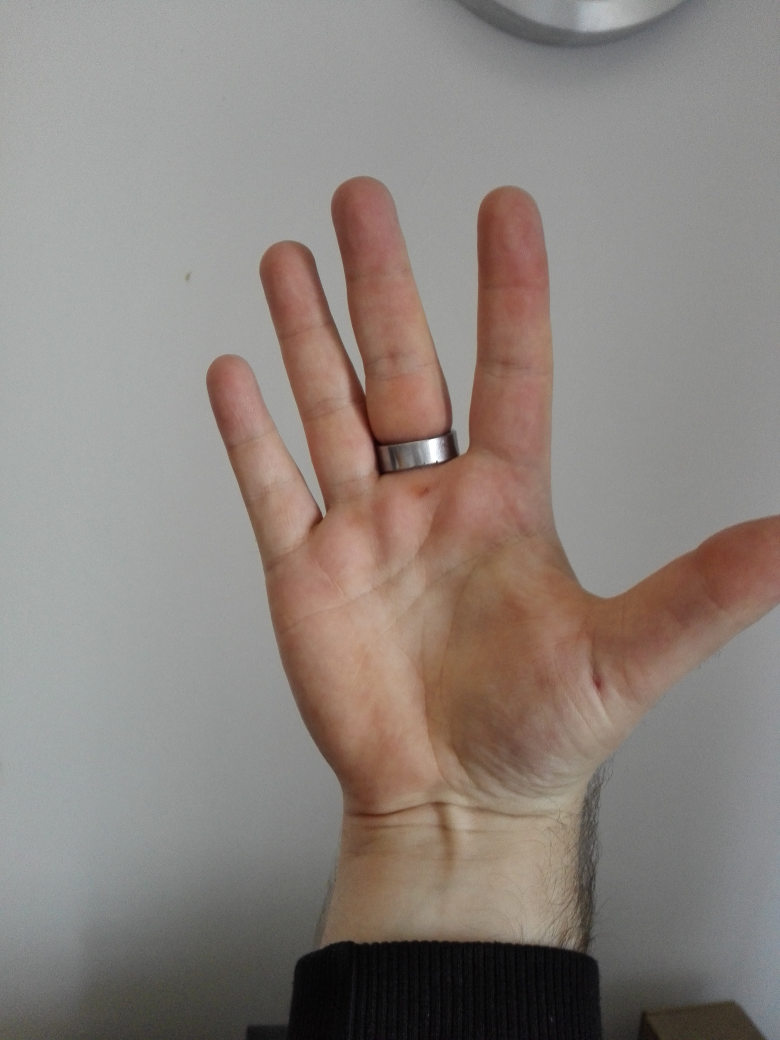
#> input picture IMG_20191029_121135.jpg, 3120 x 4160 px, given in place of the camera (shown at 1/4 size)
$ python finger_detection_app.py
#> lines starting #> are read from the running program, lines starting #| are printed output that depends on the picture
import cv2
import numpy as np
from sklearn.metrics import pairwise
import time

# Paramters
PROGRAM_TITLE = 'Hand Gesture Recognition'
WINDOW_WIDTH = 1400
WINDOW_HEIGHT = 500
CAMERA_PORT = 0  # 0 bei Mac OS X, 1 bei Windows
REGION_X = 0.5
REGION_Y = 0.7
LEARNING_RATE = 0
blur_value = 5
parse_threshold = 2

# FLAGS
FIRST_ITERATION = True

# Text Paramters
font = cv2.FONT_HERSHEY_SIMPLEX
fontScale = 2
fontColor = (0, 0, 255)
lineType = 3

# Camera
camera = cv2.VideoCapture(CAMERA_PORT)

# Window
cv2.namedWindow(PROGRAM_TITLE, cv2.WINDOW_NORMAL)
cv2.resizeWindow(PROGRAM_TITLE, 600, 600)

# Globals
bg_model = None
parsed_img = None


def quit_program():
    """
    This functions closes the program.
    """
    camera.release()
    cv2.destroyAllWindows()


# [14 lines left out: functions capture_background, create_snapshot, not called in this run]


def parse_key_command():
    """
    This function connects expected keys with their actions/functions.
    """
    key = cv2.waitKey(1)
    action = {
        ord('q'): quit_program,
        ord('b'): capture_background,
        ord('s'): create_snapshot
    }
    func = action.get(key, None)
    if func is not None:
        print('Executing action: \''+func.__name__+'\'')
        func()


def crop_img(frame):
    """
    This functions just crops the image.
    """
    height, width, _ = frame.shape
    y = 0
    x = int(REGION_X * width)
    h = int(REGION_Y * height)
    w = width - x
    roi = frame[y:y + h, x:x + w]
    return roi


# [107 lines left out: functions remove_background, parse_img, draw_convex_hull, count_fingers, not called in this run]


# Main loop
while camera.isOpened():
    ret, frame = camera.read()
#> frame is the input picture: shape (4160, 3120, 3); mean B, G, R 125.5, 131, 139.8
    height, width, _ = frame.shape
#> height = 4160; width = 3120

    # draw a rectangle for the user
    cv2.rectangle(frame, (int(REGION_X * width), 0), (width, int(REGION_Y * height)), (255, 0, 0), 2)

    # place a text at the edge of the window
    original_image = frame.copy()
    cv2.putText(original_image, "Original", (10, 50), font, fontScale, fontColor, lineType, cv2.LINE_AA)

    # calculate the region of interest
    roi = crop_img(frame)
#> in crop_img, `roi = frame[y:y + h, x:x + w]`:
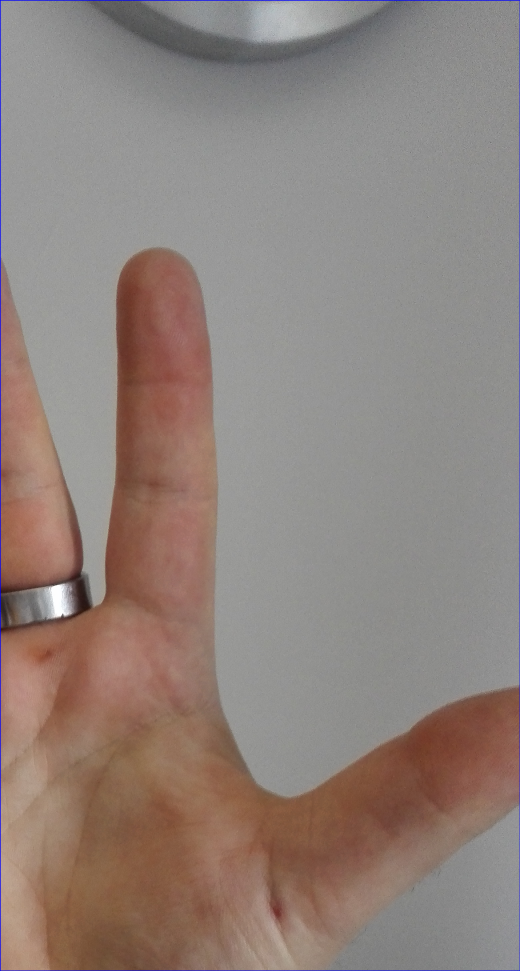
#> roi: shape (2912, 1560, 3) (shown at 1/3 size); mean B, G, R 123.9, 130.1, 144
    roi_height, roi_width, _ = roi.shape
#> roi_height = 2912; roi_width = 1560

    # resize the original image
    original_image = cv2.resize(original_image, (roi_width, roi_height))
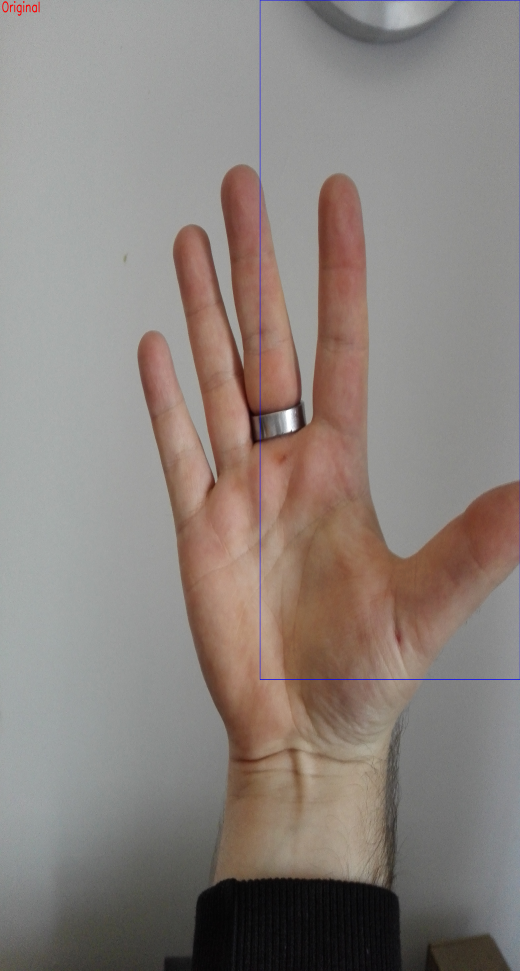
#> original_image: shape (2912, 1560, 3) (shown at 1/3 size); mean B, G, R 125.6, 130.7, 139.6

    if bg_model is not None:
        roi = remove_background(roi)
        parsed_img = parse_img(roi)

        # count the fingers
        finger_count = count_fingers(parsed_img.copy())
        roi, _ = draw_convex_hull(parsed_img.copy())
        if finger_count is not None:
            cv2.putText(roi, "Finger: "+str(finger_count), (10, 50), font, fontScale, fontColor, lineType, cv2.LINE_AA)

    # draw all pictures
    cv2.imshow(PROGRAM_TITLE, np.hstack((original_image, roi)))
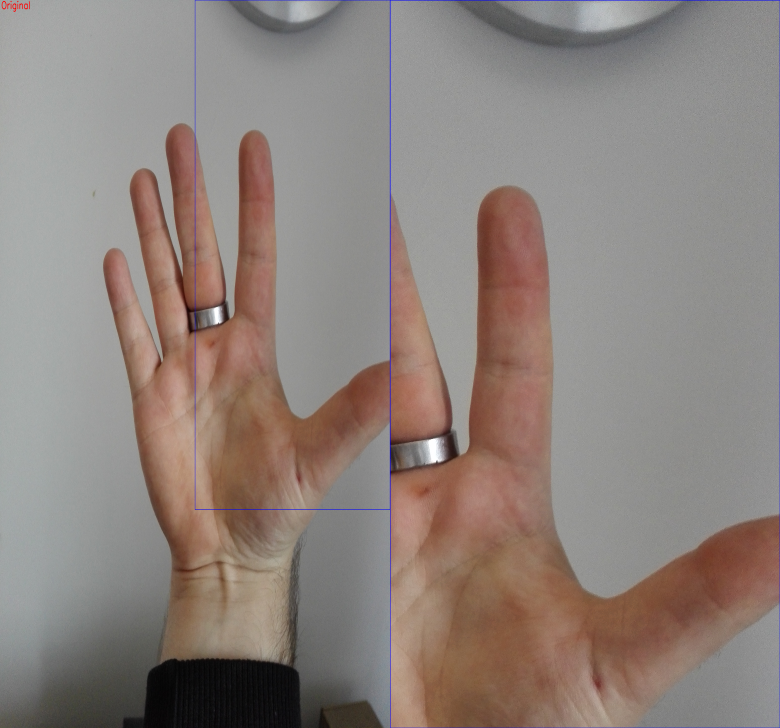
#> window 'Hand Gesture Recognition': shape (2912, 3120, 3) (shown at 1/4 size); mean B, G, R 124.7, 130.4, 141.8

    # check if a key was pressed
    parse_key_command()
#> (key q is pressed here)

    if FIRST_ITERATION:
        FIRST_ITERATION = False
    else:
        # enlarge the window
        cv2.resizeWindow(PROGRAM_TITLE, WINDOW_WIDTH, WINDOW_HEIGHT)

$ run again, on IMG_20191029_121137.jpg
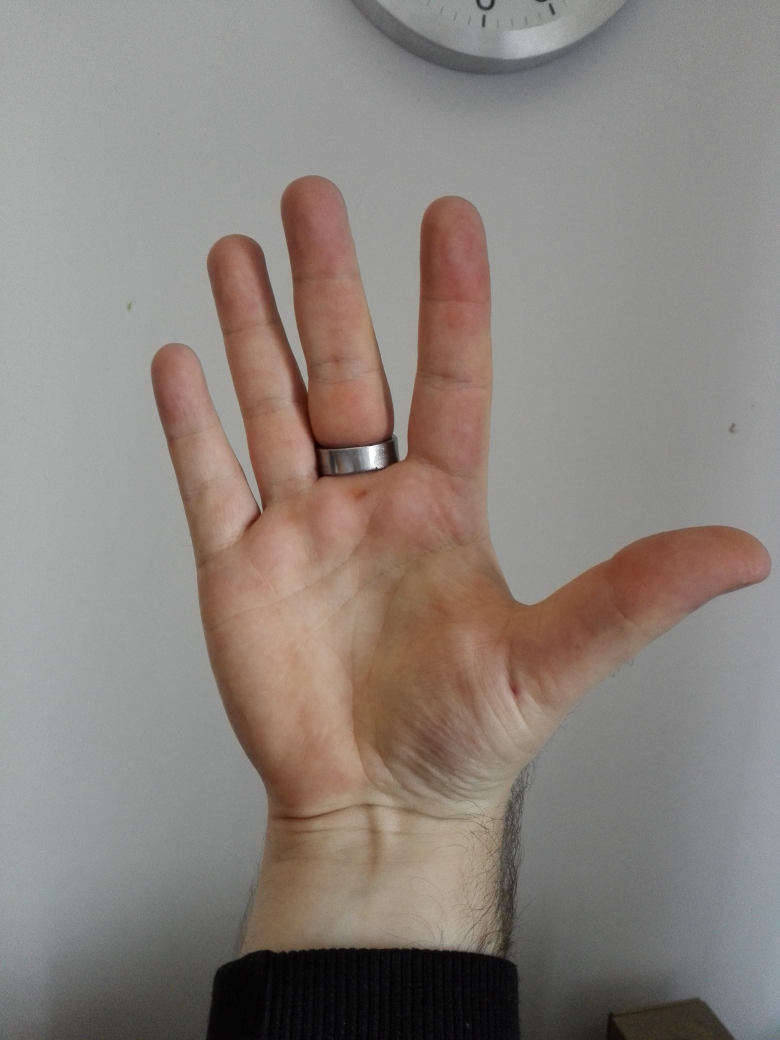
#> input picture IMG_20191029_121137.jpg, 3120 x 4160 px, given in place of the camera (shown at 1/4 size)
#> frame is the input picture: shape (4160, 3120, 3); mean B, G, R 125, 130.6, 139.2
#> `original_image = cv2.resize(original_image, (roi_width, roi_height))`:
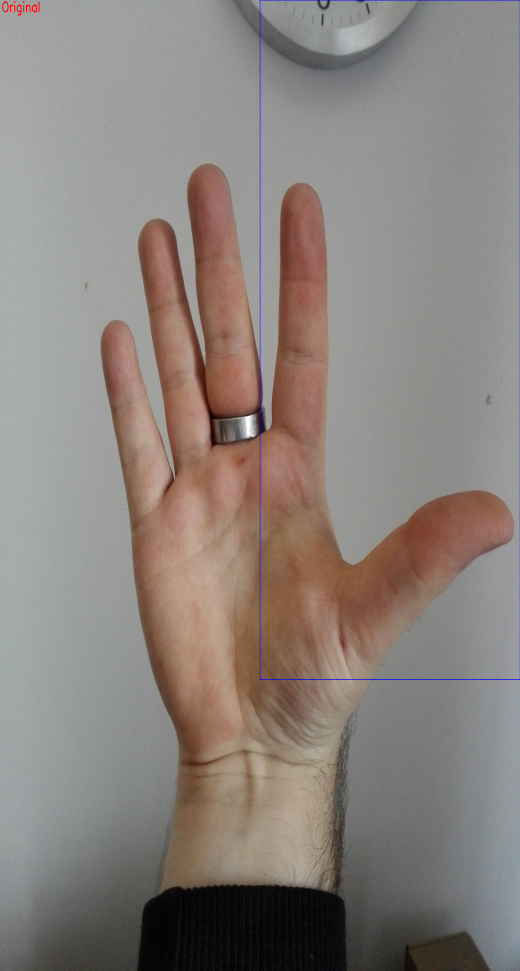
#> original_image: shape (2912, 1560, 3) (shown at 1/3 size); mean B, G, R 125.1, 130.3, 138.9
#> `cv2.imshow(PROGRAM_TITLE, np.hstack((original_image, roi)))`:
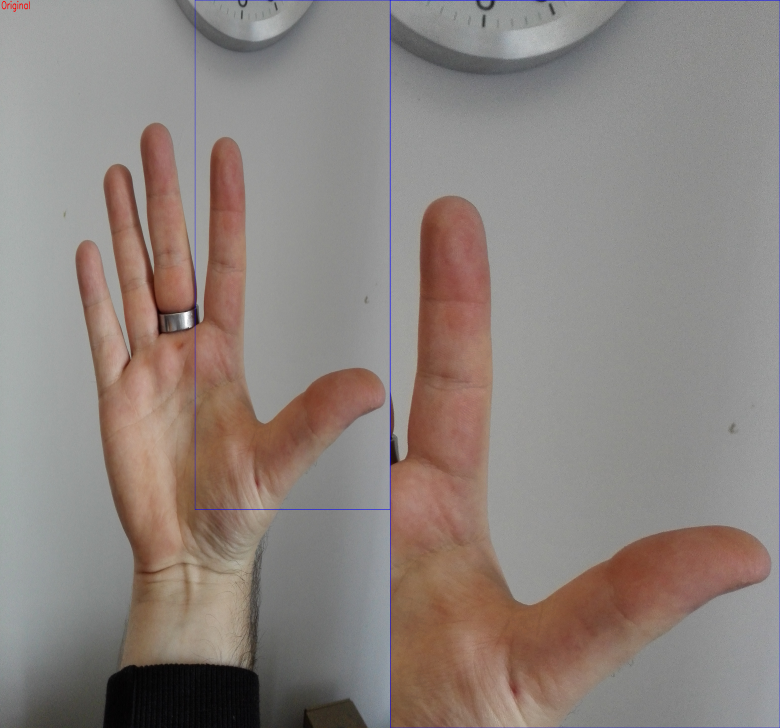
#> window 'Hand Gesture Recognition': shape (2912, 3120, 3) (shown at 1/4 size); mean B, G, R 126.4, 131.3, 141

$ run again, on IMG_20191029_121141.jpg
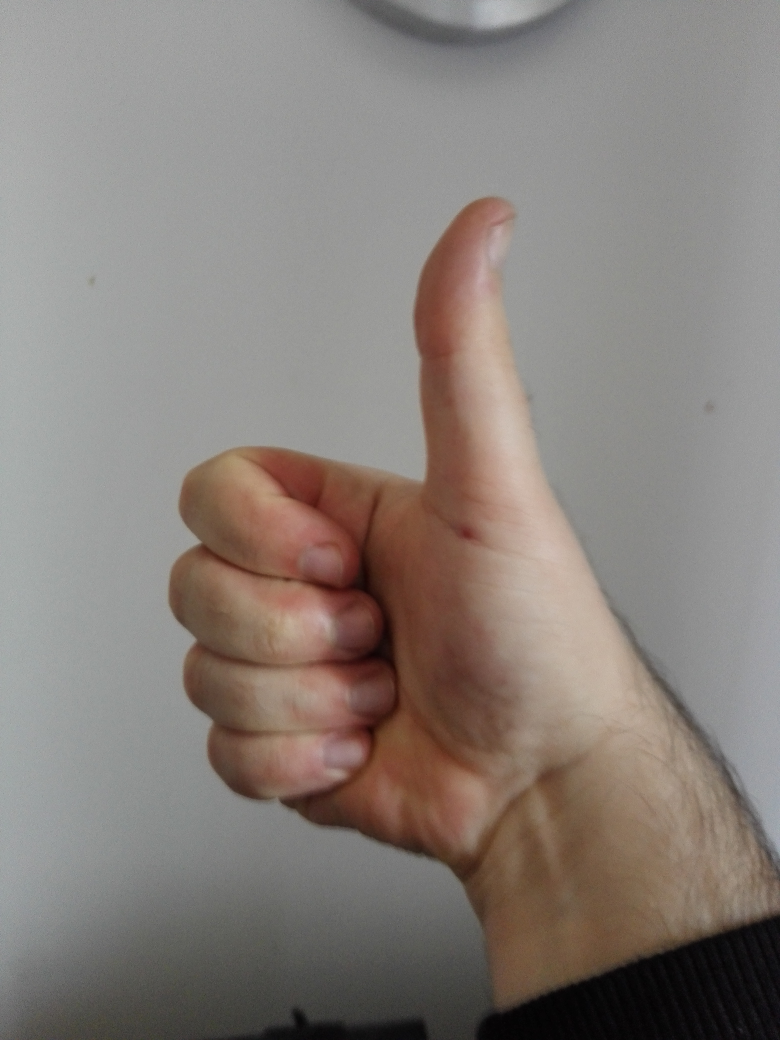
#> input picture IMG_20191029_121141.jpg, 3120 x 4160 px, given in place of the camera (shown at 1/4 size)
#> frame is the input picture: shape (4160, 3120, 3); mean B, G, R 122.3, 127.7, 136
#> `original_image = cv2.resize(original_image, (roi_width, roi_height))`:
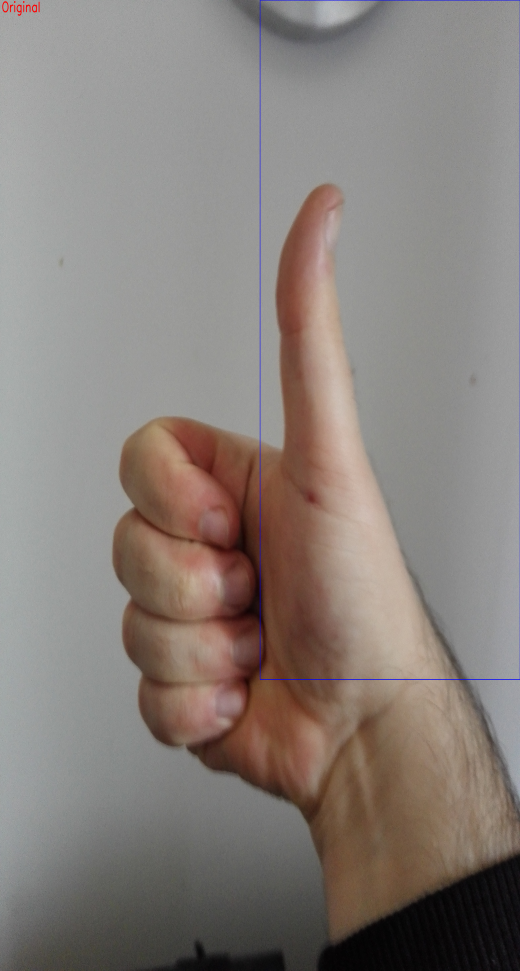
#> original_image: shape (2912, 1560, 3) (shown at 1/3 size); mean B, G, R 122.4, 127.4, 135.8
#> `cv2.imshow(PROGRAM_TITLE, np.hstack((original_image, roi)))`:
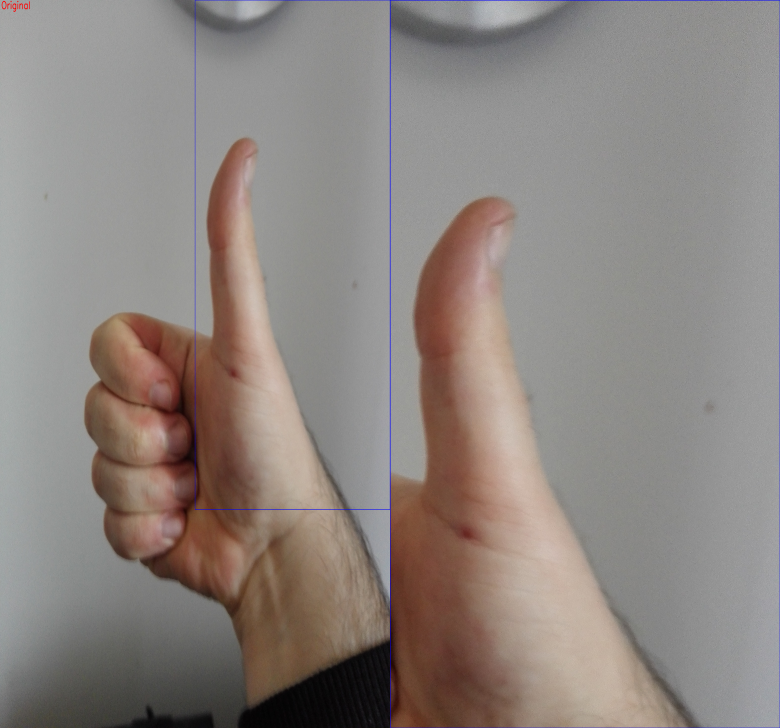
#> window 'Hand Gesture Recognition': shape (2912, 3120, 3) (shown at 1/4 size); mean B, G, R 128.1, 132.6, 141.1

$ run again, on IMG_20191029_121144.jpg
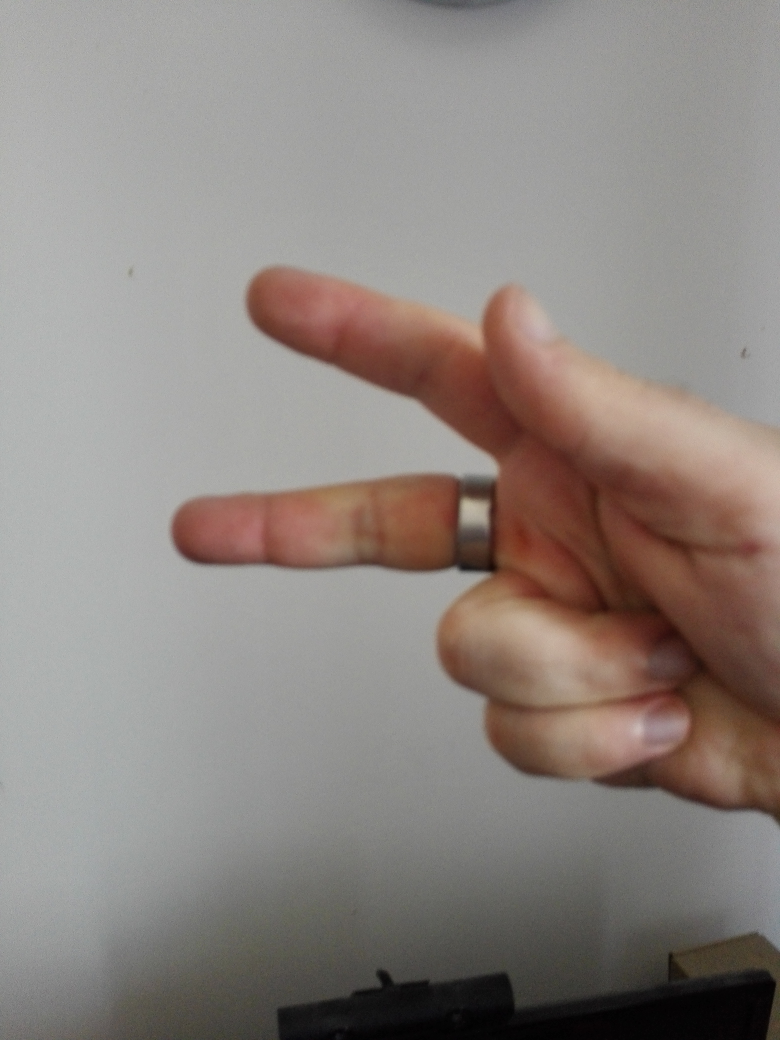
#> input picture IMG_20191029_121144.jpg, 3120 x 4160 px, given in place of the camera (shown at 1/4 size)
#> frame is the input picture: shape (4160, 3120, 3); mean B, G, R 128.4, 133.3, 141.8
#> `original_image = cv2.resize(original_image, (roi_width, roi_height))`:
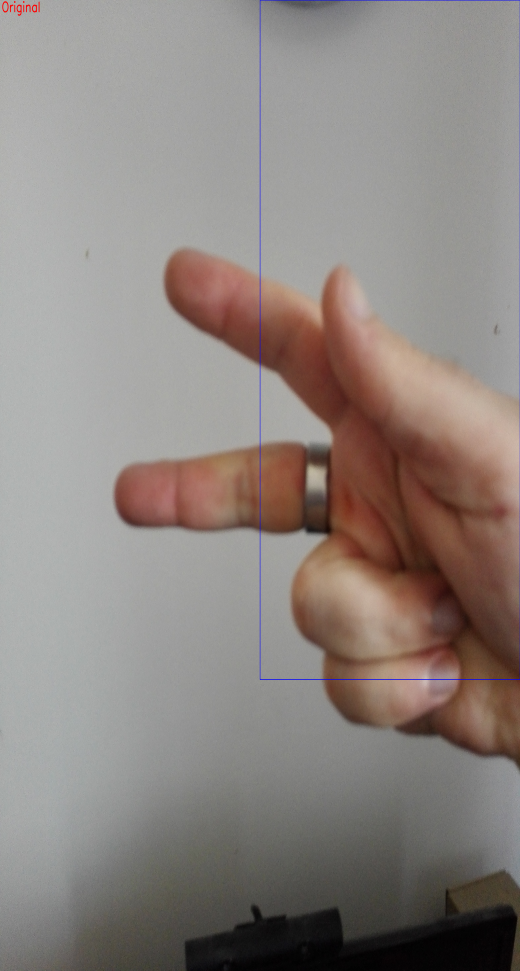
#> original_image: shape (2912, 1560, 3) (shown at 1/3 size); mean B, G, R 128.5, 132.9, 141.5
#> `cv2.imshow(PROGRAM_TITLE, np.hstack((original_image, roi)))`:
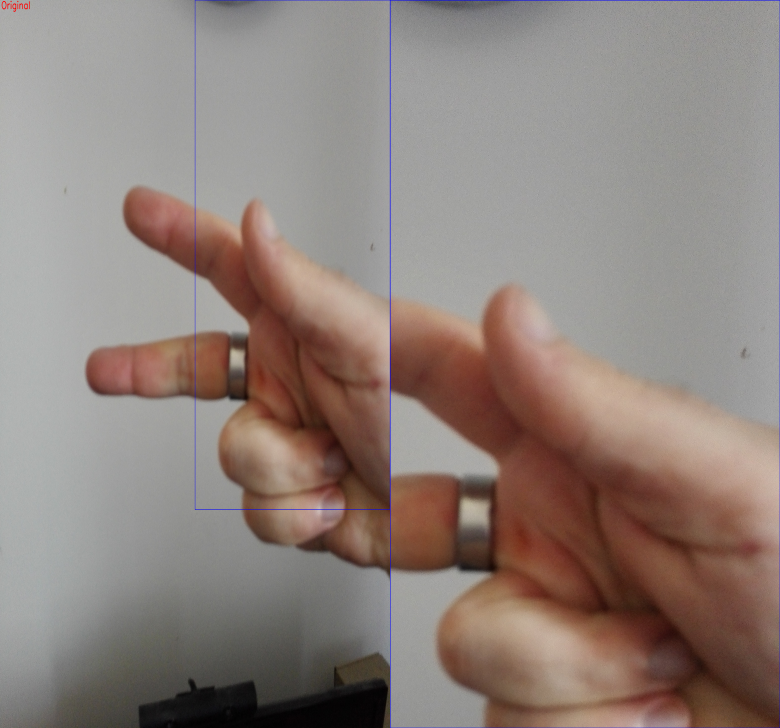
#> window 'Hand Gesture Recognition': shape (2912, 3120, 3) (shown at 1/4 size); mean B, G, R 123.6, 129.6, 142.8
